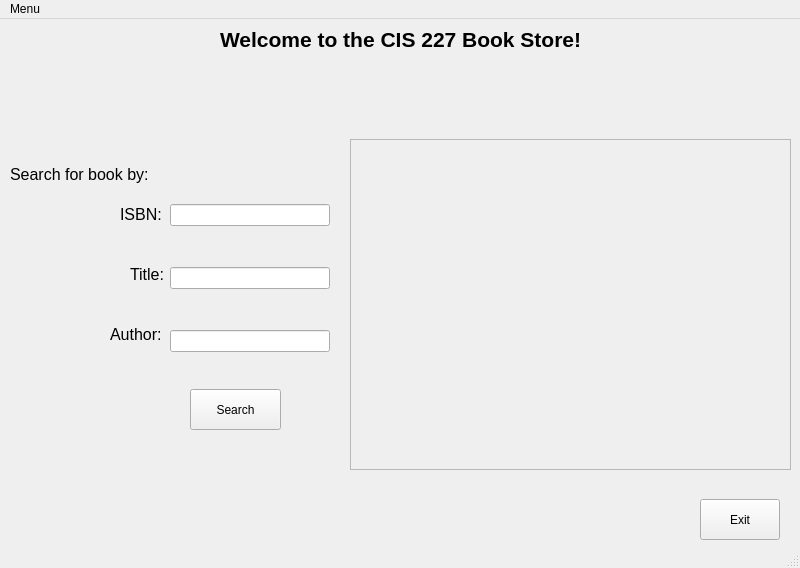
<?xml version="1.0" encoding="UTF-8"?>
<ui version="4.0">
 <class>MainWindow</class>
 <widget class="QMainWindow" name="MainWindow">
  <property name="geometry">
   <rect>
    <x>0</x>
    <y>0</y>
    <width>800</width>
    <height>568</height>
   </rect>
  </property>
  <property name="windowTitle">
   <string>Book Store</string>
  </property>
  <property name="windowIcon">
   <iconset theme="face-uncertain">
    <normaloff>../../../Downloads/clueless.ico</normaloff>../../../Downloads/clueless.ico</iconset>
  </property>
  <widget class="QWidget" name="centralwidget">
   <widget class="QLabel" name="label">
    <property name="geometry">
     <rect>
      <x>220</x>
      <y>0</y>
      <width>361</width>
      <height>41</height>
     </rect>
    </property>
    <property name="text">
     <string>&lt;html&gt;&lt;head/&gt;&lt;body&gt;&lt;p align=&quot;center&quot;&gt;&lt;span style=&quot; font-size:16pt; font-weight:700;&quot;&gt;Welcome to the CIS 227 Book Store!&lt;/span&gt;&lt;/p&gt;&lt;/body&gt;&lt;/html&gt;</string>
    </property>
   </widget>
   <widget class="QPushButton" name="btnExit">
    <property name="geometry">
     <rect>
      <x>700</x>
      <y>480</y>
      <width>80</width>
      <height>41</height>
     </rect>
    </property>
    <property name="text">
     <string>Exit</string>
    </property>
   </widget>
   <widget class="QLabel" name="label_3">
    <property name="geometry">
     <rect>
      <x>10</x>
      <y>140</y>
      <width>141</width>
      <height>31</height>
     </rect>
    </property>
    <property name="text">
     <string>&lt;html&gt;&lt;head/&gt;&lt;body&gt;&lt;p&gt;&lt;span style=&quot; font-size:12pt;&quot;&gt;Search for book by:&lt;/span&gt;&lt;/p&gt;&lt;/body&gt;&lt;/html&gt;</string>
    </property>
   </widget>
   <widget class="QLabel" name="label_4">
    <property name="geometry">
     <rect>
      <x>120</x>
      <y>180</y>
      <width>61</width>
      <height>31</height>
     </rect>
    </property>
    <property name="text">
     <string>&lt;html&gt;&lt;head/&gt;&lt;body&gt;&lt;p&gt;&lt;span style=&quot; font-size:12pt;&quot;&gt;ISBN:&lt;/span&gt;&lt;/p&gt;&lt;/body&gt;&lt;/html&gt;</string>
    </property>
   </widget>
   <widget class="QLabel" name="label_5">
    <property name="geometry">
     <rect>
      <x>110</x>
      <y>300</y>
      <width>51</width>
      <height>31</height>
     </rect>
    </property>
    <property name="text">
     <string>&lt;html&gt;&lt;head/&gt;&lt;body&gt;&lt;p&gt;&lt;span style=&quot; font-size:12pt;&quot;&gt;Author:&lt;/span&gt;&lt;/p&gt;&lt;/body&gt;&lt;/html&gt;</string>
    </property>
   </widget>
   <widget class="QLabel" name="label_6">
    <property name="geometry">
     <rect>
      <x>130</x>
      <y>240</y>
      <width>41</width>
      <height>31</height>
     </rect>
    </property>
    <property name="text">
     <string>&lt;html&gt;&lt;head/&gt;&lt;body&gt;&lt;p&gt;&lt;span style=&quot; font-size:12pt;&quot;&gt;Title:&lt;/span&gt;&lt;/p&gt;&lt;/body&gt;&lt;/html&gt;</string>
    </property>
   </widget>
   <widget class="QWidget" name="verticalLayoutWidget">
    <property name="geometry">
     <rect>
      <x>170</x>
      <y>150</y>
      <width>160</width>
      <height>221</height>
     </rect>
    </property>
    <layout class="QVBoxLayout" name="verticalLayout">
     <item>
      <widget class="QLineEdit" name="lineISBN"/>
     </item>
     <item>
      <widget class="QLineEdit" name="lineTitle"/>
     </item>
     <item>
      <widget class="QLineEdit" name="lineAuthor"/>
     </item>
    </layout>
   </widget>
   <widget class="QPushButton" name="btnSearch">
    <property name="geometry">
     <rect>
      <x>190</x>
      <y>370</y>
      <width>91</width>
      <height>41</height>
     </rect>
    </property>
    <property name="text">
     <string>Search</string>
    </property>
   </widget>
   <widget class="QScrollArea" name="scrollAreaResults">
    <property name="geometry">
     <rect>
      <x>350</x>
      <y>120</y>
      <width>441</width>
      <height>331</height>
     </rect>
    </property>
    <property name="widgetResizable">
     <bool>true</bool>
    </property>
    <widget class="QWidget" name="scrollAreaWidgetContents">
     <property name="geometry">
      <rect>
       <x>0</x>
       <y>0</y>
       <width>439</width>
       <height>329</height>
      </rect>
     </property>
    </widget>
   </widget>
  </widget>
  <widget class="QMenuBar" name="menubar">
   <property name="geometry">
    <rect>
     <x>0</x>
     <y>0</y>
     <width>800</width>
     <height>21</height>
    </rect>
   </property>
   <widget class="QMenu" name="menuMenu">
    <property name="title">
     <string>Menu</string>
    </property>
    <addaction name="actionAbout"/>
    <addaction name="actionAdmin"/>
    <addaction name="actionLogout"/>
    <addaction name="actionHelp"/>
   </widget>
   <addaction name="menuMenu"/>
  </widget>
  <widget class="QStatusBar" name="statusbar"/>
  <action name="actionAbout">
   <property name="text">
    <string>About</string>
   </property>
  </action>
  <action name="actionExit">
   <property name="text">
    <string>Exit</string>
   </property>
  </action>
  <action name="actionAdmin">
   <property name="text">
    <string>Admin</string>
   </property>
  </action>
  <action name="actionLogout">
   <property name="text">
    <string>Logout</string>
   </property>
  </action>
  <action name="actionHelp">
   <property name="text">
    <string>Help</string>
   </property>
  </action>
 </widget>
 <resources/>
 <connections>
  <connection>
   <sender>btnExit</sender>
   <signal>clicked()</signal>
   <receiver>MainWindow</receiver>
   <slot>close()</slot>
   <hints>
    <hint type="sourcelabel">
     <x>729</x>
     <y>512</y>
    </hint>
    <hint type="destinationlabel">
     <x>399</x>
     <y>299</y>
    </hint>
   </hints>
  </connection>
  <connection>
   <sender>actionAbout</sender>
   <signal>triggered()</signal>
   <receiver>MainWindow</receiver>
   <slot>about()</slot>
   <hints>
    <hint type="sourcelabel">
     <x>-1</x>
     <y>-1</y>
    </hint>
    <hint type="destinationlabel">
     <x>399</x>
     <y>283</y>
    </hint>
   </hints>
  </connection>
  <connection>
   <sender>actionHelp</sender>
   <signal>triggered()</signal>
   <receiver>MainWindow</receiver>
   <slot>help()</slot>
   <hints>
    <hint type="sourcelabel">
     <x>-1</x>
     <y>-1</y>
    </hint>
    <hint type="destinationlabel">
     <x>399</x>
     <y>283</y>
    </hint>
   </hints>
  </connection>
 </connections>
 <slots>
  <slot>about()</slot>
  <slot>aboutPage()</slot>
  <slot>help()</slot>
 </slots>
</ui>
